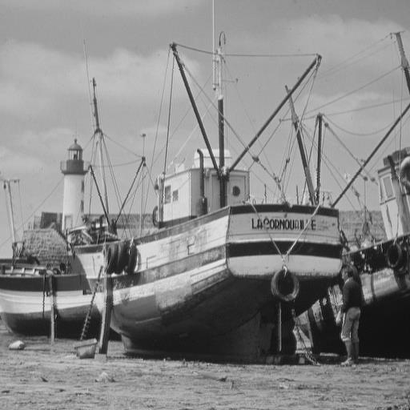
%> input picture test_images/Histogram Citra/image_01.png, 410 x 410 px, shrunk from 512 x 512 before the run; its folder holds only this picture in this run
$ octave testHistogramEqualization.m   (GNU Octave 9; MATLAB toolbox functions it lacks are replaced by stand-ins)
%> lines starting %> are read from the running program, lines starting %| are printed output that depends on the picture
### src/analysis/histogram/computeHistogram.m
% Fungsi utama yang menggunakan computeHistogramChannel dari shared location
function varargout = computeHistogram(img, varargin)
    isColored = (size(img, 3) == 3);

    if isColored
        % Histogram RGB
        [countsR, countsG, countsB, bins] = computeHistogramRGB(img);

        if nargout >= 3
            varargout{1} = countsR;
            varargout{2} = countsG;
            varargout{3} = countsB;
            varargout{4} = bins;
        else
            varargout{1} = countsR;
            varargout{2} = countsG;
            varargout{3} = countsB;
            varargout{4} = bins;
        end

        % Auto-plot jika diminta
        if nargin > 1 && strcmpi(varargin{1}, 'display')
            figure('Name', 'Histogram RGB');
            plotRGBHistogram(countsR, countsG, countsB, bins);
        end
    else
        % Histogram grayscale
        [counts, bins] = computeHistogramGrayscale(img);
        varargout{1} = counts;
        varargout{2} = bins;

        % Auto-plot jika diminta
        if nargin > 1 && strcmpi(varargin{1}, 'display')
            figure('Name', 'Histogram Grayscale');
            bar(bins, counts, 'k');
            xlim([0 255]);
            xlabel('Intensitas (0-255)');
            ylabel('Frekuensi');
            title('Histogram Grayscale');
            grid on;
        end
    end
end


% Plot histogram RGB dengan warna yang sesuai
% [11 lines left out: function plotRGBHistogram, not called in this run]


% Hitung histogram RGB
function [countsR, countsG, countsB, bins] = computeHistogramRGB(img)
    r = img(:, :, 1);
    g = img(:, :, 2);
    b = img(:, :, 3);
    countsR = computeHistogramChannel(r);
    countsG = computeHistogramChannel(g);
    countsB = computeHistogramChannel(b);
    bins = 0:255;
end


% Hitung histogram grayscale
% [15 lines left out: function computeHistogramGrayscale, not called in this run]

### src/utils/computeHistogramChannel.m
% Hitung histogram untuk satu channel (0-255)
function counts = computeHistogramChannel(channel)
    % Konversi ke double dan bulatkan
    ch = double(channel);
    ch = round(ch);
    ch = max(0, min(255, ch));  % Clamp ke range [0, 255]

    [m, n] = size(ch);

    % Inisialisasi histogram 256 bins (0-255)
    counts = zeros(256, 1);

    % Hitung frekuensi setiap level intensitas
    for i = 1:m
        for j = 1:n
            % Index = intensitas + 1 (karena MATLAB 1-based indexing)
            idx = ch(i, j) + 1;
            idx = max(1, min(256, idx));  % Clamp untuk safety
            counts(idx) = counts(idx) + 1;
        end
    end
end

### src/enhancement/HistogramEqualization/histogramEqualization.m
% Histogram Equalization untuk Peningkatan Kontras
function result = histogramEqualization(img, varargin)
    % Parse input
    p = inputParser;
    addRequired(p, 'img', @isnumeric);
    addParameter(p, 'mode', 'global');
    parse(p, img, varargin{:});

    mode = lower(p.Results.mode);
    isColored = (size(img, 3) == 3);

    if isColored
        switch mode
            case 'global'
                % Equalize setiap channel secara independen
                result = equalizeGlobal(img);
            case 'hsv'
                % Convert ke HSV, equalize V channel saja
                result = equalizeHSV(img);
            case 'ycbcr'
                % Convert ke YCbCr, equalize Y channel saja
                result = equalizeYCbCr(img);
            otherwise
                error('Mode tidak dikenal: %s. Gunakan ''global'', ''hsv'', atau ''ycbcr''', mode);
        end
    else
        result = equalizeGrayscale(img);
    end

    result = uint8(result);
end


% Equalize citra grayscale
% [26 lines left out: function equalizeGrayscale, not called in this run]


% Equalize setiap channel secara independen
function result = equalizeGlobal(img)
    [m, n, ~] = size(img);
    numPixels = m * n;

    result = zeros(size(img));

    % Equalize setiap channel
    for ch = 1:3
        channel = double(img(:, :, ch));

        % Hitung histogram channel
        counts = computeHistogramChannel(channel);

        % Hitung CDF
        cdf = cumsum(counts);

        % Normalisasi CDF
        cdfNormalized = round((cdf / numPixels) * 255);

        % Transformasi
        for i = 1:m
            for j = 1:n
                r = round(channel(i, j)) + 1;
                r = max(1, min(256, r));
                result(i, j, ch) = cdfNormalized(r);
            end
        end
    end
end


% Equalize hanya Value channel di HSV
% [33 lines left out: function equalizeHSV, not called in this run]


% Equalize hanya Y (luminance) channel di YCbCr
% [28 lines left out: function equalizeYCbCr, not called in this run]


% Konversi RGB ke HSV
% [33 lines left out: function rgb2hsvCustom, not called in this run]


% Konversi HSV ke RGB
% [34 lines left out: function hsv2rgbCustom, not called in this run]


% Konversi RGB ke YCbCr
% [23 lines left out: functions rgb2ycbcrCustom, ycbcr2rgbCustom, not called in this run]

### src/test/HistogramEqualization/testHistogramEqualization.m
scriptDir = fileparts(mfilename('fullpath'));
testDir = fileparts(scriptDir);
srcDir = fileparts(testDir);
projectRoot = fileparts(srcDir);

fprintf('Project root: %s\n', projectRoot);
addpath(genpath(projectRoot));

fprintf('=== PENGUJIAN HISTOGRAM EQUALIZATION ===\n\n');

testPath = fullfile(projectRoot, 'test_images');
if exist(testPath, 'dir')
    imgFiles = dir(fullfile(testPath, '**', '*.png'));
    imgFiles = [imgFiles; dir(fullfile(testPath, '**', '*.jpg'))];
    if ~isempty(imgFiles)
        fprintf('Load: %s\n', imgFiles(1).name);
        img = imread(fullfile(imgFiles(1).folder, imgFiles(1).name));
%> img is the input picture: size 410x410x3 uint8; min 13, max 240, mean 136.1
    else
        img = createTestImage();
    end
else
    img = createTestImage();
end

isRGB = (size(img, 3) == 3);
%> isRGB = true
fprintf('Ukuran: %dx%d, Tipe: %s\n\n', size(img,1), size(img,2), ternary(isRGB,'RGB','Grayscale'));
%| Ukuran: 410x410, Tipe: RGB

fprintf('--- Statistik Sebelum Equalization ---\n');
if isRGB
    rChannel = img(:, :, 1);
    gChannel = img(:, :, 2);
    bChannel = img(:, :, 3);
    fprintf('R: Min=%d, Max=%d, Mean=%.1f\n', min(rChannel(:)), max(rChannel(:)), mean(double(rChannel(:))));
%| R: Min=13, Max=240, Mean=136.1
    fprintf('G: Min=%d, Max=%d, Mean=%.1f\n', min(gChannel(:)), max(gChannel(:)), mean(double(gChannel(:))));
%| G: Min=13, Max=240, Mean=136.1
    fprintf('B: Min=%d, Max=%d, Mean=%.1f\n', min(bChannel(:)), max(bChannel(:)), mean(double(bChannel(:))));
%| B: Min=13, Max=240, Mean=136.1
else
    fprintf('Min=%d, Max=%d, Mean=%.1f\n', min(img(:)), max(img(:)), mean(double(img(:))));
end

modes = {
    'global',  'Global (setiap channel independen)';
    'hsv',     'HSV (equalize V channel saja)';
    'ycbcr',   'YCbCr (equalize Y channel saja)';
};

numModes = size(modes, 1);

fig1 = figure('Name', 'Histogram Equalization - Results');
fig2 = figure('Name', 'Histogram Equalization - Histograms Before');
fig3 = figure('Name', 'Histogram Equalization - Histograms After');

figure(fig2);
if isRGB
    [cR, cG, cB] = computeHistogram(img);
%> after the loop in computeHistogramChannel, `for i = 1:m`: counts = 256 values, max 4030 at index 160, min 0 at index 1, mean 656.6
%> in computeHistogramRGB, `countsR = computeHistogramChannel(r);`: countsR has the same summary as counts in computeHistogramChannel
%> in computeHistogramRGB, `countsG = computeHistogramChannel(g);`: countsG has the same summary as counts in computeHistogramChannel
%> in computeHistogramRGB, `countsB = computeHistogramChannel(b);`: countsB has the same summary as counts in computeHistogramChannel
%> in computeHistogram, `[countsR, countsG, countsB, bins] = computeHistogramRGB(img);`: countsR has the same summary as counts in computeHistogramChannel; countsG has the same summary as counts in computeHistogramChannel; countsB has the same summary as counts in computeHistogramChannel; bins = 256 values from 0 to 255
%> cR has the same summary as counts in computeHistogramChannel; cG has the same summary as counts in computeHistogramChannel; cB has the same summary as counts in computeHistogramChannel
    subplot(1, 2, 1);
    bar(0:255, cR, 'r', 'FaceAlpha', 0.5); hold on;
%> (this line was passed over: bar is not available in this run)
    bar(0:255, cG, 'g', 'FaceAlpha', 0.5);
%> (this line was passed over: bar is not available in this run)
    bar(0:255, cB, 'b', 'FaceAlpha', 0.5); hold off;
%> (this line was passed over: bar is not available in this run)
    legend('R', 'G', 'B');
    title('Histogram Sebelum - RGB');
else
    [c] = computeHistogram(img);
    bar(0:255, c, 'k', 'FaceAlpha', 0.5);
    title('Histogram Sebelum - Grayscale');
end
xlim([0 255]); grid on; ylabel('Frekuensi');

subplot(1, 2, 2);
imshow(img); title('Citra Sebelum Equalization');
%> after `title('Citra Sebelum Equalization')`:
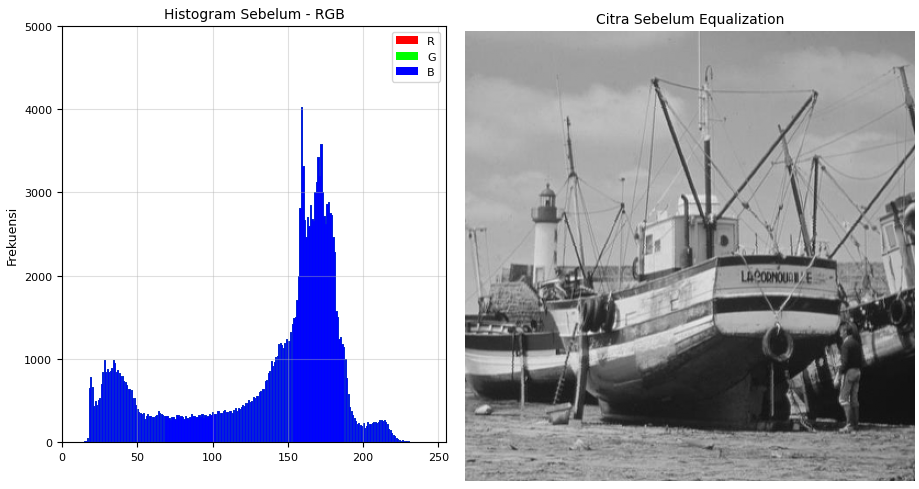
%> figure redrawn from the program's plot data, 2 panels

fprintf('\n--- Hasil Equalization ---\n');
for i = 1:numModes
    mode = modes{i, 1};
    desc = modes{i, 2};

    fprintf('[%d/%d] Mode: %s\n', i, numModes, desc);

    % Apply equalization
    result = histogramEqualization(img, 'mode', mode);

    if isRGB
        rCh = result(:, :, 1);
        gCh = result(:, :, 2);
        bCh = result(:, :, 3);
        rMean = mean(double(rCh(:)));
        gMean = mean(double(gCh(:)));
        bMean = mean(double(bCh(:)));
        fprintf('  Setelah: R=%.1f, G=%.1f, B=%.1f, All=%.1f\n', rMean, gMean, bMean, mean(double(result(:))));
    else
        fprintf('  Setelah: Mean=%.1f\n', mean(double(result(:))));
    end

    figure(fig1);
    subplot(numModes + 1, 3, (i-1)*3 + 1);
    imshow(img); title('Original');
    xlabel('Sebelum');

    subplot(numModes + 1, 3, (i-1)*3 + 2);
    imshow(result); title(sprintf('HE: %s', mode));
    xlabel(desc);

    figure(fig1);
    subplot(numModes + 1, 3, (i-1)*3 + 3);
    if isRGB
        [cR, cG, cB] = computeHistogram(img);
        bar(0:255, cR, 'r', 'FaceAlpha', 0.3); hold on;
        bar(0:255, cG, 'g', 'FaceAlpha', 0.3);
        bar(0:255, cB, 'b', 'FaceAlpha', 0.3); hold off;
    else
        [c] = computeHistogram(img);
        bar(0:255, c, 'k', 'FaceAlpha', 0.3);
    end
    title('Histogram Sebelum');
    xlim([0 255]);

    figure(fig3);
    subplot(numModes + 1, 3, (i-1)*3 + 1);
    if isRGB
        [cR, cG, cB] = computeHistogram(result);
%> the run ends on the next line
        bar(0:255, cR, 'r', 'FaceAlpha', 0.5); hold on;
% [75 lines not run here, left out]
function out = ternary(cond, t, f)
    if cond, out = t; else, out = f; end
end
